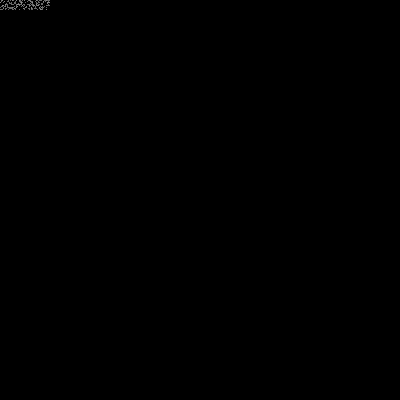
Frame 1 (no input)
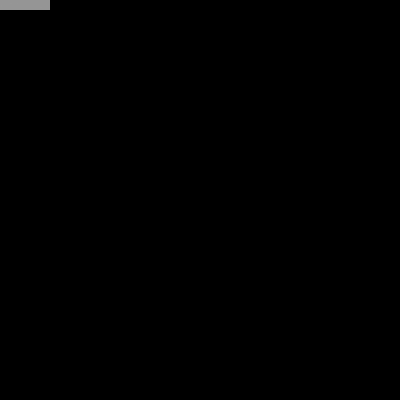
Frame 60 (the mouse pressed at the canvas centre just before this capture)
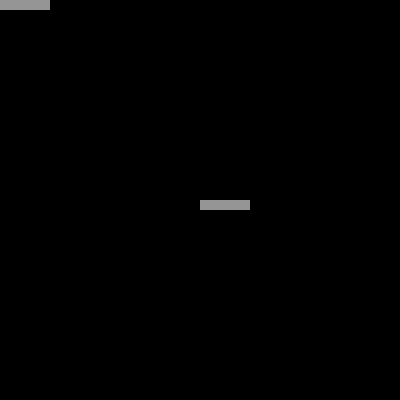
Frame 120 (the mouse held since frame 60 and released just before this capture)

The Processing sketch that drew these frames (run headless with seeded random() and noise(); from frame 60 on, the mouse is pressed at the canvas centre):

// Processing sketch: processing_110674
// ── processing_110674.pde

void setup(){
  size(400, 400);
  background(0);
}

void draw(){
  stroke(150);
  for(int i=0; i<250; i++){
    //point(mouseX, mouseY); 
    point(mouseX + random(50), mouseY + random(10));
  }
 
}
